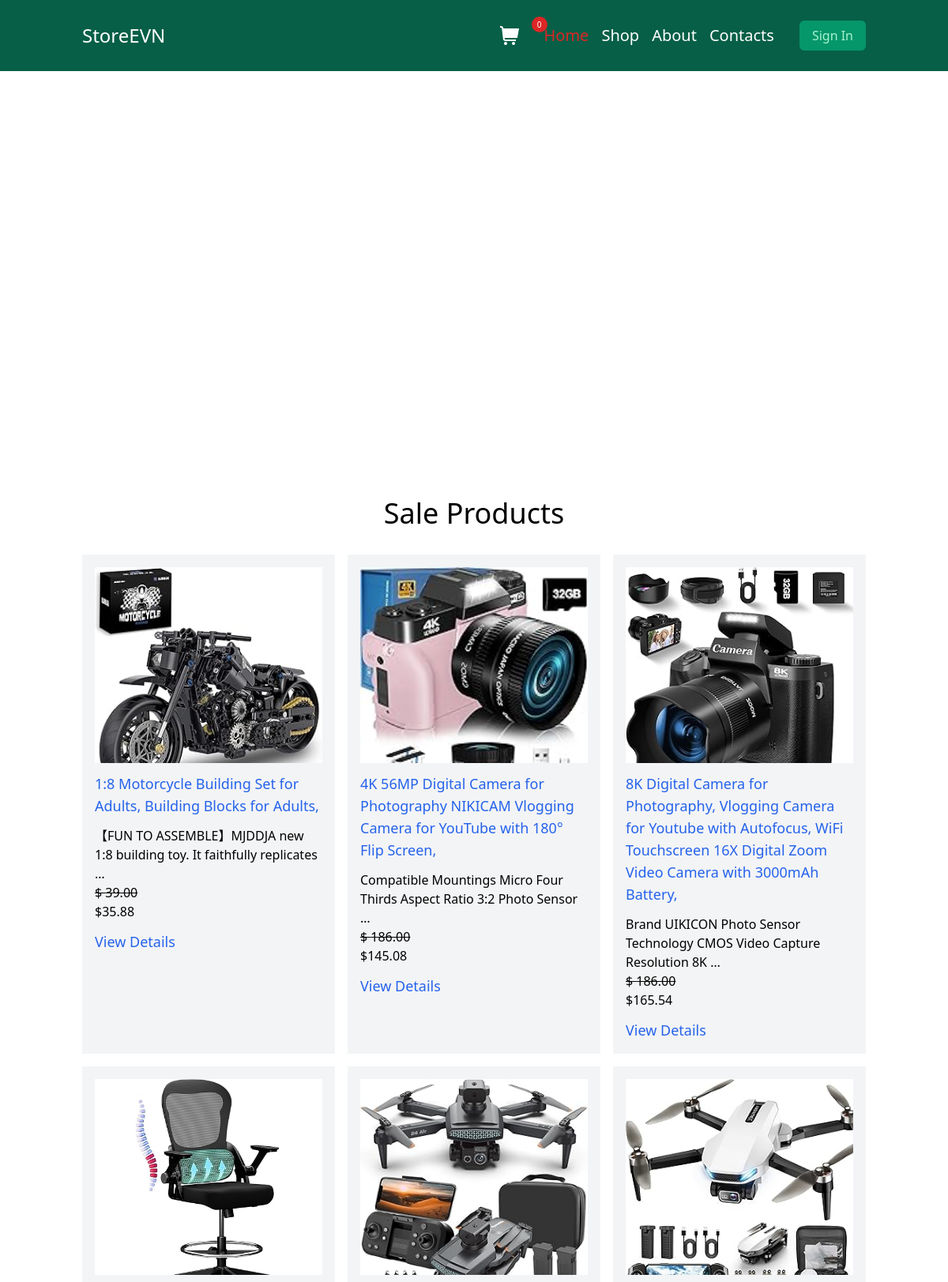
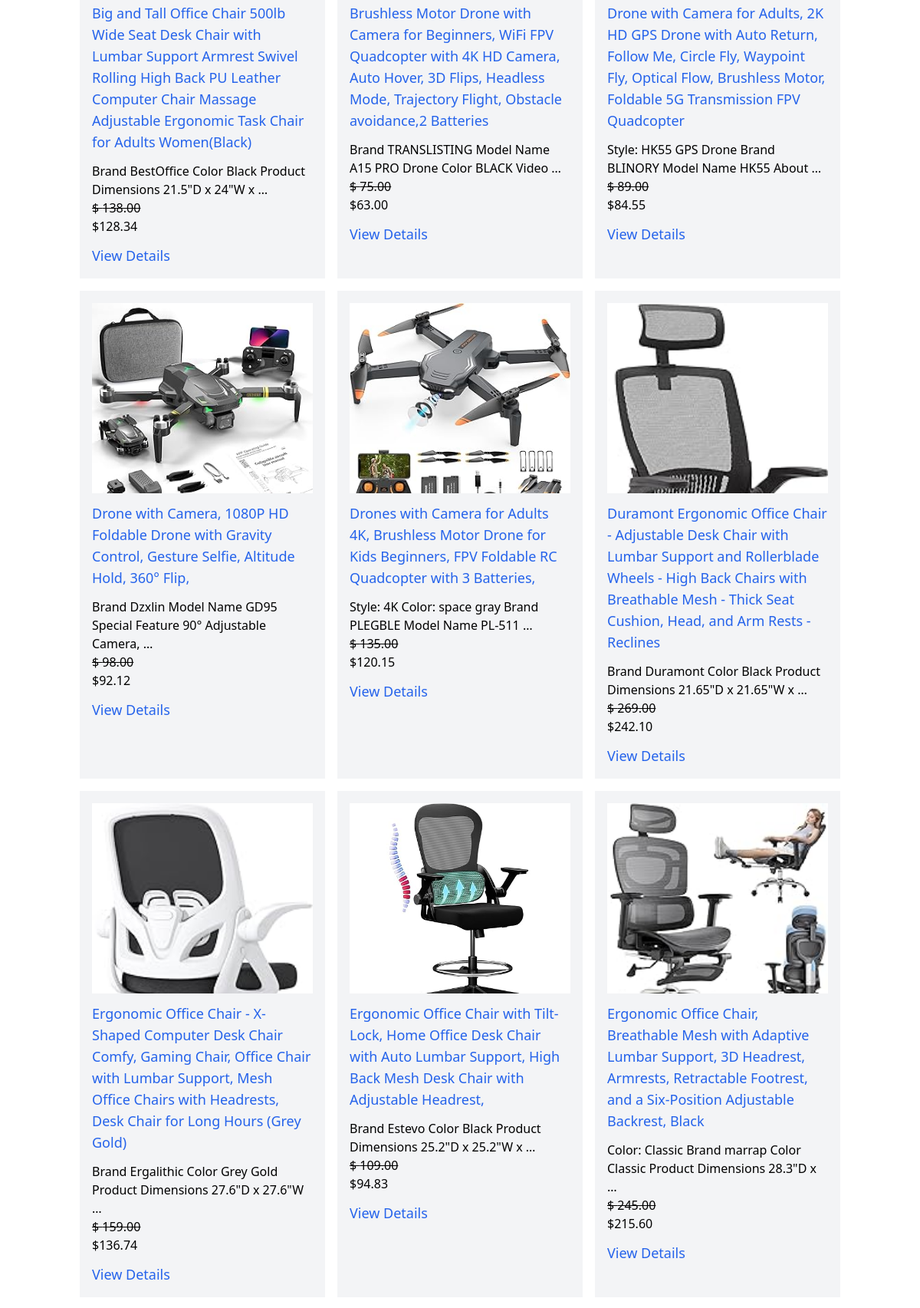
The page / (upper part) on the database its author committed (2 pictures, top to bottom).
### main/models.py (models this page shows, shortened)
class Product(models.Model):
    name = models.CharField(max_length=255)
    slug = models.SlugField(max_length=255, unique=True)
    image = models.ImageField(upload_to="products/", blank=True)
    descr = models.TextField(blank=True)
    price = models.DecimalField(max_digits=10, decimal_places=2)
    available = models.BooleanField(default=True)
    created_at = models.DateTimeField(auto_now_add=True)
    updated_at = models.DateTimeField(auto_now=True)
    discount = models.DecimalField(
        default=0.00,
        max_digits=4,
        decimal_places=2
    )
    category = models.ForeignKey(
        "Category",
        on_delete=models.PROTECT,
        related_name="products"
    )
    def get_absolute_url(self):
        return reverse("main:product_details", args=[self.category.slug, self.slug])
    def discount_price(self):
        if self.discount:
            return round(self.price - self.price * self.discount / 100, 2)
        return self.price
    class Meta:
        ordering = ["name"]
        indexes = [
            models.Index(fields=["id", "slug"]),
            models.Index(fields=["name"]),
            models.Index(fields=["-created_at"]),
        ]
        verbose_name = "Product"
        verbose_name_plural = "Products"

### main/views.py (the view)
# urls.py: path("", index, name="index"),
def index(request):
    products = Product.objects.filter(discount__gte=1)
    sliders = Slider.objects.all()
    data = {
        "products": products,
        "sliders": sliders
    }
    return render(request, "main/index.html", data)

### cart/cart.py (called while the page is built)
    def __len__(self):
        return sum(item["quantity"] for item in self.cart.values())

### cart/context_processors.py (called while the page is built)
def cart(request):
    return {
        "cart": Cart(request)
    }

### main/templates/main/index.html (shortened to what this page needs)
{% extends "base.html" %}
{% load static %}
{% block slider_css %}
  <link rel="stylesheet" href="https://cdn.jsdelivr.net/npm/swiper@11/swiper-bundle.min.css" />
{% endblock slider_css %}
{% block header %}
  <div class="swiper z-[1]">
    <div class="swiper-wrapper h-[500px]">
    </div>
  </div>
{% endblock header %}
{% block content %}
  <main>
    <div class="container  mx-auto px-4 py-2">
      <h2 class="text-4xl text-center my-8">Sale Products</h2>
      <div class="grid gap-4 sm:grid-cols-1 md:grid-cols-2 lg:grid-cols-3 xl:grid-cols-4 my-4">
        {% for product in products %}
          <div class="p-4 bg-gray-100">
            <a
              href="{{product.get_absolute_url}}"
              class="block mb-2 max-w-full max-h-[248px] overflow-hidden">
              {% if product.image %}
                <img class="w-full h-full object-cover" src="{{product.image.url}}" alt="{{product.name}}">
              {% else %}
                <img class="w-full h-full object-cover" src="https://thumb.ac-illust.com/b1/b170870007dfa419295d949814474ab2_t.jpeg" alt="{{product.name}}">
              {% endif %}
          </a>
            <h3>
              <a
                class="block text-lg text-blue-600 my-3 hover:text-blue-300 translation-color duration-300"
                href="{{product.get_absolute_url}}"
              >
                {{product.name}}
              </a>
            </h3>
            <p>{{product.descr|truncatewords:10}}</p>
            {% if product.discount %}
              <p class="line-through">$ {{product.price}}</p>
              <p>${{product.discount_price}}</p>
            {% else %}
              <p>${{product.price}}</p>
            {% endif %}
            <a
              class="block text-lg text-blue-600 mt-3 hover:text-blue-300 translation-color duration-300"
              href="{{product.get_absolute_url}}"
            >
              View Details
            </a>
          </div>
        {% endfor %}
    </div>
  </main>
{% endblock content %}

### rows shown on the page
Product: image (picture), name "1:8 Motorcycle Building Set for Adults, Building Blocks for Adults,", descr "【FUN TO ASSEMBLE】MJDDJA new 1:8 building toy. It faithfully replicates …", price "39.00", discount_price "35.88"
Product: image (picture), name "4K 56MP Digital Camera for Photography NIKICAM Vlogging Camera for YouTube with 180° Flip Screen,", descr "Compatible Mountings Micro Four Thirds Aspect Ratio 3:2 Photo Sensor …", price "186.00", discount_price "145.08"
Product: image (picture), name "8K Digital Camera for Photography, Vlogging Camera for Youtube with Autofocus, WiFi Touchscreen 16X Digital Zoom Video Camera with 3000mAh Battery,", descr "Brand UIKICON Photo Sensor Technology CMOS Video Capture Resolution 8K …", price "186.00", discount_price "165.54"
Product: image (picture), name "Big and Tall Office Chair 500lb Wide Seat Desk Chair with Lumbar Support Armrest Swivel Rolling High Back PU Leather Computer Chair Massage Adjustable Ergonomic Task Chair for Adults Women(Black)", descr "Brand BestOffice Color Black Product Dimensions 21.5\"D x 24\"W x …", price "138.00", discount_price "128.34"
Product: image (picture), name "Brushless Motor Drone with Camera for Beginners, WiFi FPV Quadcopter with 4K HD Camera, Auto Hover, 3D Flips, Headless Mode, Trajectory Flight, Obstacle avoidance,2 Batteries", descr "Brand TRANSLISTING Model Name A15 PRO Drone Color BLACK Video …", price "75.00", discount_price "63.00"
Product: image (picture), name "Drone with Camera for Adults, 2K HD GPS Drone with Auto Return, Follow Me, Circle Fly, Waypoint Fly, Optical Flow, Brushless Motor, Foldable 5G Transmission FPV Quadcopter", descr "Style: HK55 GPS Drone Brand BLINORY Model Name HK55 About …", price "89.00", discount_price "84.55"
Product: image (picture), name "Drone with Camera, 1080P HD Foldable Drone with Gravity Control, Gesture Selfie, Altitude Hold, 360° Flip,", descr "Brand Dzxlin Model Name GD95 Special Feature 90° Adjustable Camera, …", price "98.00", discount_price "92.12"
Product: image (picture), name "Drones with Camera for Adults 4K, Brushless Motor Drone for Kids Beginners, FPV Foldable RC Quadcopter with 3 Batteries,", descr "Style: 4K Color: space gray Brand PLEGBLE Model Name PL-511 …", price "135.00", discount_price "120.15"
Product: image (picture), name "Duramont Ergonomic Office Chair - Adjustable Desk Chair with Lumbar Support and Rollerblade Wheels - High Back Chairs with Breathable Mesh - Thick Seat Cushion, Head, and Arm Rests - Reclines", descr "Brand Duramont Color Black Product Dimensions 21.65\"D x 21.65\"W x …", price "269.00", discount_price "242.10"
Product: image (picture), name "Ergonomic Office Chair - X-Shaped Computer Desk Chair Comfy, Gaming Chair, Office Chair with Lumbar Support, Mesh Office Chairs with Headrests, Desk Chair for Long Hours (Grey Gold)", descr "Brand Ergalithic Color Grey Gold Product Dimensions 27.6\"D x 27.6\"W …", price "159.00", discount_price "136.74"
Product: image (picture), name "Ergonomic Office Chair with Tilt-Lock, Home Office Desk Chair with Auto Lumbar Support, High Back Mesh Desk Chair with Adjustable Headrest,", descr "Brand Estevo Color Black Product Dimensions 25.2\"D x 25.2\"W x …", price "109.00", discount_price "94.83"
Product: image (picture), name "Ergonomic Office Chair, Breathable Mesh with Adaptive Lumbar Support, 3D Headrest, Armrests, Retractable Footrest, and a Six-Position Adjustable Backrest, Black", descr "Color: Classic Brand marrap Color Classic Product Dimensions 28.3\"D x …", price "245.00", discount_price "215.60"
